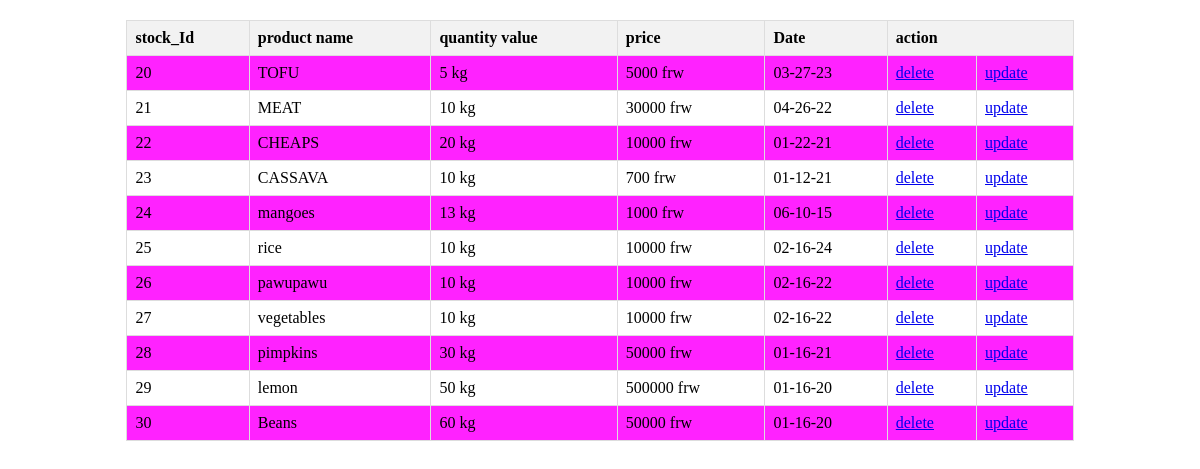
The page /table_view.php on the database its author committed.
### tables this page shows
CREATE TABLE `stockm1` (
  `Stock_Id` int(25) NOT NULL,
  `product_N1` varchar(255) NOT NULL,
  `quantity_N1` int(100) NOT NULL,
  `price_N1` int(100) NOT NULL,
  `Date_N1` varchar(222) NOT NULL
);

### table_view.php (the view, shortened to what this page needs)
<?php
require_once("connection.php");
?>
<table border="1">
<tr>
<th>stock_Id</th>
<th>product name</th>
<th>quantity value</th>
<th>price</th>
<th>Date</th>
<th colspan="2">action</th>
</tr>
<?php
$select="SELECT*FROM stockm1";
$result=mysqli_query($conn,$select);
if(mysqli_num_rows($result)>0){
    while($show=mysqli_fetch_assoc($result)){
?>
<tr>
<td><?php echo $show['Stock_Id']; ?> </td>
<td><?php echo $show['product_N1']; ?></td>
<td><?php echo $show['quantity_N1']." "."  kg"; ?> </td>
<td><?php echo $show['price_N1']." "."frw"; ?> </td>
<td><?php echo $show['Date_N1']; ?> </td>
<td><a href="table_view.php?DEL=<?php echo $show['Stock_Id'] ?>">delete </a> </td>
<td><a href="update.php?UP=<?php echo $show['Stock_Id'] ?>">update </a> </td>
</tr>
<?php
    }
}
?>
</table>

### table_view.php (style rules this page uses)
table { width: 80%; margin: 20px auto; border-collapse: collapse; }
th, td { border: 1px solid #ddd; padding: 8px; text-align: left; }
th { background-color: #f2f2f2; }
tr:nth-child(even) { background-color: #f2f }

### rows shown on the page
stockm1: Stock_Id "20", product_N1 "TOFU", quantity_N1 "5", price_N1 "5000", Date_N1 "03-27-23"
stockm1: Stock_Id "21", product_N1 "MEAT", quantity_N1 "10", price_N1 "30000", Date_N1 "04-26-22"
stockm1: Stock_Id "22", product_N1 "CHEAPS", quantity_N1 "20", price_N1 "10000", Date_N1 "01-22-21"
stockm1: Stock_Id "23", product_N1 "CASSAVA", quantity_N1 "10", price_N1 "700", Date_N1 "01-12-21"
stockm1: Stock_Id "24", product_N1 "mangoes", quantity_N1 "13", price_N1 "1000", Date_N1 "06-10-15"
stockm1: Stock_Id "25", product_N1 "rice", quantity_N1 "10", price_N1 "10000", Date_N1 "02-16-24"
stockm1: Stock_Id "26", product_N1 "pawupawu", quantity_N1 "10", price_N1 "10000", Date_N1 "02-16-22"
stockm1: Stock_Id "27", product_N1 "vegetables", quantity_N1 "10", price_N1 "10000", Date_N1 "02-16-22"
stockm1: Stock_Id "28", product_N1 "pimpkins", quantity_N1 "30", price_N1 "50000", Date_N1 "01-16-21"
stockm1: Stock_Id "29", product_N1 "lemon", quantity_N1 "50", price_N1 "500000", Date_N1 "01-16-20"
stockm1: Stock_Id "30", product_N1 "Beans", quantity_N1 "60", price_N1 "50000", Date_N1 "01-16-20"
